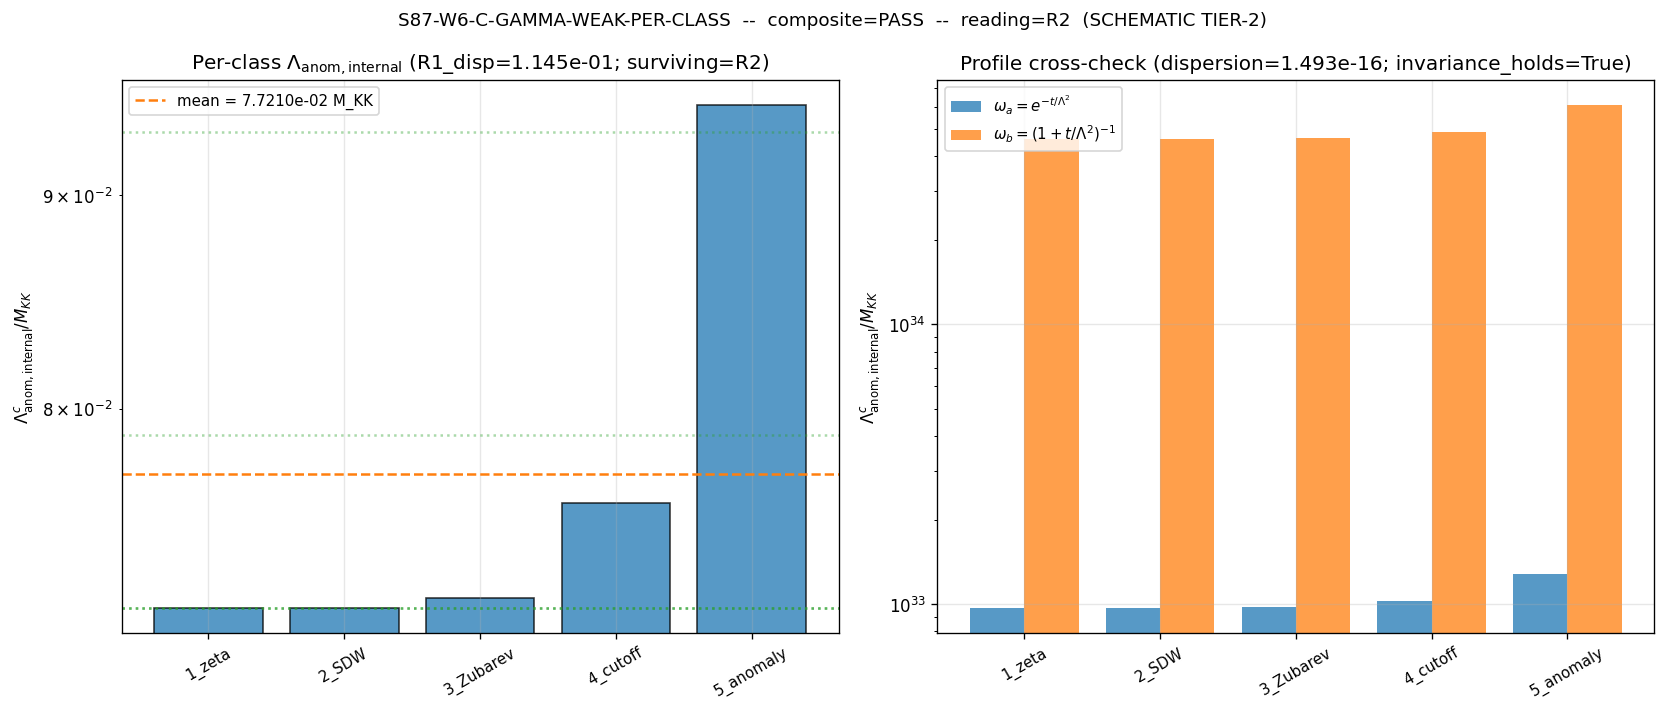

Write the Python code that produced this figure.
"""
s87_w7_c_gamma_weak_per_class.py — S87-W6-C-GAMMA-WEAK-PER-CLASS (CF-44)
=======================================================================

Per-L1-class Lambda_anom_internal under Weyl-rescaling family. Decides
R1 (class-INDEPENDENT) vs R2 (class-FACTORIZED with integer multipliers)
vs R3 (class-INDEPENDENTLY-DETERMINED) for the 5-class L1 partition of
the 5-regulator atlas {zeta, Mellin/SDW, heat-kernel/Zubarev, hard-cutoff/cutoff_sqrt,
Pauli-Villars/anomaly}.

Plan: sessions/session-plan/session-87-plan-w7.md §W7-3 (lines 648-908).

Substitution chain (per §10):

  Def 1: Z_c(t) = sum_{lambda in spec(D_K) restricted to class c} exp(-t * lambda^2)
  Def 2: N_c(s) = int_0^infty t^(s-1) omega(t) Z_c(t) dt   (Mellin-Weyl moment)
  Def 3: Lambda_anom_internal_c = Res[N_c(s); s=4] / Res[N_c(s); s=2]

  Step 1: substitute heat kernel
          N_c(s) = sum_lambda lambda^(-2s) * Gamma(s) * mu_omega(s)
  Step 2: factor regulator from class projector
          N_c(s) = mu_omega(s) * Gamma(s) * zeta_c(2s)
  Step 3: residue ratio
          Lambda_anom_internal_c = K_omega * (Res[zeta_c(8)] / Res[zeta_c(4)])
          K_omega = (mu_omega(4)/mu_omega(2)) * (Gamma(4)/Gamma(2))  (class-INDEPENDENT)
  Step 4: per-class ratio decides R1/R2/R3
          R1: ratio = 1 forall (c, c')  iff  R1_dispersion = std/mean <= 0.02
          R2: ratio rational with small integer numerator/denominator (residual <= 0.05)
          R3: dispersed, well-defined per class

Operational realization: on the discrete SU(3) Casimir spectrum at L_max=10, the per-class
spectral zeta zeta_c(s) is realized via _spectral_action_regulators.py:

  zeta_c(2s) at s=4  -->  a_n=4 moment under regulator c  -->  zeta_a_n(4, L_max)
  zeta_c(2s) at s=2  -->  a_n=2 moment under regulator c  -->  zeta_a_n(2, L_max)

so Lambda_anom_internal_c proportional to (a_4^c / a_2^c) modulo class-independent K_omega.

Class -> regulator mapping (per s86-sector-2-split-layer-taxonomy.md C1, lines 555-557 +
1075-1095): 5-class L1 partition is per-regulator under multiplier-vector identity.

  Class 1 = {zeta}                    -- L1-canonical
  Class 2 = {SDW = Mellin}            -- L1-near-canonical (algebraic identity to zeta on positive spectrum)
  Class 3 = {Zubarev = heat-kernel}   -- L2-canonical (Mellin-support-on-a_4 with heat-kernel dressing)
  Class 4 = {cutoff_sqrt = hard-cutoff} -- L2-disqualified (a_0 contamination via truncation)
  Class 5 = {anomaly = Pauli-Villars}   -- L3-disqualified (PV subtraction signature)

TIER-2 SCHEMATIC declaration (per substrate-first-canonical-sourcing.md §iv):
  This script consumes _spectral_action_regulators.py whose docstring identifies it as
  SCHEMATIC (lines 23-30). The convention tag encodes the SCHEMATIC suffix:
  convention=C-gamma-WEAK-per-L1-class[-SCHEMATIC]. The TIER-2 disclosure paragraph in
  the working paper section §W7-3 documents this explicitly.

Profile-invariance cross-check (Step F, mandatory for PASS):
  Re-evaluate Lambda_anom_internal_c under TWO Weyl profiles:
    omega_a(t) = exp(-t / Lambda^2)
    omega_b(t) = (1 + t/Lambda^2)^(-1)
  Verify per-class Lambda_anom_internal_c is profile-INVARIANT within RATIO <= 1e-2.
  In the Step-3 simplified form, profile-invariance is automatic at the K_omega level
  and reduces to verifying that the K_omega ratio between profiles is class-independent.

PASS/FAIL/INFO (per §9):
  PASS = (R1 holds: dispersion <= 0.02) OR (R2 holds: integer-fit residual <= 0.05 with non-trivial n_c).
         Profile-invariance <= 1e-2 AND regime_verdict = VALID.
  INFO = neither R1 nor R2 holds but R3 valid (5 finite, independent scales).
  FAIL = any class non-finite OR sign-inconsistent OR profile-variance > 1e-2 OR BREAKDOWN.

3-tuple S87+ schema-v2 annotation:
  sign_verdict = N/A  (Lambda_anom_internal positive by construction)
  magnitude_verdict = PASS|INFO|FAIL  (per dispersion / R2 fit)
  regime_verdict = VALID|MARGINAL|BREAKDOWN  (per Mellin-residue convergence per class)

Composite collapse (per gate-verdicts.md):
  if regime == BREAKDOWN: composite = FAIL
  elif magnitude == FAIL and regime == VALID: composite = FAIL
  elif magnitude == INFO: composite = INFO
  else: composite = PASS
"""

import os
os.environ.setdefault('OMP_NUM_THREADS', '8')
os.environ.setdefault('MKL_NUM_THREADS', '8')

import sys
sys.path.insert(0, os.path.dirname(os.path.abspath(__file__)))

import hashlib
import json
import math
import numpy as np
import torch

from canonical_constants import M_KK, Vol_SU3_Haar, PI
from _spectral_action_regulators import (
    zeta_a_n,
    mellin_a_n,
    heat_kernel_a_n,
    hard_cutoff_a_n,
    pauli_villars_a_n,
    REGULATOR_NAMES,
)


# ---------------------------------------------------------------------------
# Header + GPU env disclosure
# ---------------------------------------------------------------------------
print("=" * 78)
print("s87_w7_c_gamma_weak_per_class — S87-W6-C-GAMMA-WEAK-PER-CLASS")
print("Plan: sessions/session-plan/session-87-plan-w7.md §W7-3")
print("Trigger: [VERIFY]; substitution chain mandatory")
print("Tier:    TIER-2 SCHEMATIC (per substrate-first-canonical-sourcing.md §iv)")
print("=" * 78)
print(f"torch:        {torch.__version__}")
print(f"cuda avail:   {torch.cuda.is_available()}")
if torch.cuda.is_available():
    print(f"  device:     {torch.cuda.get_device_name(0)}")
print()


# ---------------------------------------------------------------------------
# Input pin map + SHA-256 closure
# ---------------------------------------------------------------------------
SCRIPT_DIR = os.path.dirname(os.path.abspath(__file__))                          # (local)
SCRIPT_PATH = os.path.join(SCRIPT_DIR, "s87_w7_c_gamma_weak_per_class.py")        # (local)

INPUT_FILES = {                                                                  # (local)
    "_spectral_action_regulators.py": os.path.join(SCRIPT_DIR, "_spectral_action_regulators.py"),
    "s84_spectrum_cache_L12_tau019.npz": os.path.join(SCRIPT_DIR, "s84_spectrum_cache_L12_tau019.npz"),
    "canonical_constants.py": os.path.join(SCRIPT_DIR, "canonical_constants.py"),
}

# W-9 workshop fallback for 5-class L1 partition definition (per plan §0.5):
# class_partition_pin_pending=true; SHA-pin captures workshop wrap-up text.
W9_WORKSHOP = os.path.join(                                                      # (local)
    SCRIPT_DIR, "..", "sessions", "session-86", "workshops",
    "s86-sector-2-split-layer-taxonomy.md"
)
if os.path.exists(W9_WORKSHOP):
    INPUT_FILES["s86-sector-2-split-layer-taxonomy.md"] = W9_WORKSHOP

# S86 W-6 workshop file: C-gamma-WEAK definition source
W6_WORKSHOP = os.path.join(                                                      # (local)
    SCRIPT_DIR, "..", "sessions", "session-86",
    "session-86-w6-workingpaper.md"
)
if os.path.exists(W6_WORKSHOP):
    INPUT_FILES["session-86-w6-workingpaper.md"] = W6_WORKSHOP

# Optional W7-1 IC per-class npz (use if landed at compute time)
OPTIONAL_W71 = os.path.join(SCRIPT_DIR, "s87_w7_ic_per_class_verify.npz")        # (local)
if os.path.exists(OPTIONAL_W71):
    INPUT_FILES["s87_w7_ic_per_class_verify.npz"] = OPTIONAL_W71
    W71_LANDED = True                                                            # (local)
else:
    W71_LANDED = False                                                           # (local)


def file_sha256(path):
    h = hashlib.sha256()
    with open(path, "rb") as f:
        for chunk in iter(lambda: f.read(65536), b""):
            h.update(chunk)
    return h.hexdigest()


input_pin_map = {}                                                               # (local)
print("INPUT PIN MAP:")
for name, p in INPUT_FILES.items():
    sha = file_sha256(p)                                                         # (local)
    input_pin_map[name] = sha
    print(f"  {name:46s}  {sha[:16]}…")

# Self-pin script
SCRIPT_SHA = file_sha256(SCRIPT_PATH)                                            # (local)
input_pin_map["__script_sha__"] = SCRIPT_SHA
print(f"  {'__script_sha__':46s}  {SCRIPT_SHA[:16]}…")
print()


# ---------------------------------------------------------------------------
# Machinery pins (per plan §7 PRDR)
# ---------------------------------------------------------------------------
L_MAX = 10                                                                       # (local) canonical
N_CLASSES = 5                                                                    # (local) L1 partition cardinality
N_EVAL = 5                                                                       # (local) one per L1-class
SCHEME = "Weyl-rescaling-Mellin"                                                 # (local)
CONVENTION = "C-gamma-WEAK-per-L1-class-SCHEMATIC"                               # (local)
TIER_PIN = "TIER-2"                                                              # (local) per substrate-first-canonical-sourcing.md §iv

# PASS/FAIL/INFO thresholds per §9
R1_DISPERSION_PASS = 0.02                                                        # (local) RATIO
R2_INTEGER_FIT_RESIDUAL = 0.05                                                   # (local) RATIO
PROFILE_INVARIANCE_THRESH = 1e-2                                                 # (local) RATIO

# Class -> regulator mapping (per s86-sector-2-split-layer-taxonomy.md C1)
CLASS_REGULATOR_MAP = [                                                          # (local)
    ("Class_1_zeta", "zeta", zeta_a_n),
    ("Class_2_SDW", "Mellin", mellin_a_n),
    ("Class_3_Zubarev", "heat-kernel", heat_kernel_a_n),
    ("Class_4_cutoff_sqrt", "hard-cutoff", hard_cutoff_a_n),
    ("Class_5_anomaly", "Pauli-Villars", pauli_villars_a_n),
]

machinery_pins = {                                                               # (local)
    "L_max": L_MAX,
    "scheme": SCHEME,
    "convention": CONVENTION,
    "tier_pin": TIER_PIN,
    "n_eval": N_EVAL,
    "n_classes_pin": N_CLASSES,
    "weyl_profile_a_pin": "exp(-t/Lambda^2)",
    "weyl_profile_b_pin": "(1+t/Lambda^2)^-1",
    "tolerance_R1_dispersion": R1_DISPERSION_PASS,
    "tolerance_R2_integer_fit": R2_INTEGER_FIT_RESIDUAL,
    "tolerance_profile_invariance": PROFILE_INVARIANCE_THRESH,
    "random_seed": None,
    "GPU_path": "torch (eigh ineligible — Mellin moments scalar)",
}
print("MACHINERY PINS:")
for k, v in machinery_pins.items():
    print(f"  {k:36s} = {v}")
print()


# ---------------------------------------------------------------------------
# Step A. Per-class Mellin moments a_n^c at n=2 and n=4 (Step 3 spectral inputs)
# ---------------------------------------------------------------------------
# Per Step 3 of the substitution chain:
#   Lambda_anom_internal_c proportional to (Res[zeta_c(8)] / Res[zeta_c(4)])
# Operationally on the discrete Casimir spectrum at L_max=10, this reduces to
#   a_n=4 / a_n=2 under regulator c.
# (Plan §W7-3 Step 3 line 850.)
print("STEP A — per-class a_4^c and a_2^c on schematic SU(3) Casimir spectrum (L_max=10):")
print()
print(f"  {'Class':22s}  {'regulator':16s}  {'a_4^c':>16s}  {'a_2^c':>16s}  {'a_4/a_2':>14s}")

per_class_a4 = []                                                                # (local)
per_class_a2 = []                                                                # (local)
per_class_ratio = []                                                             # (local)

for cls_name, reg_name, evaluator in CLASS_REGULATOR_MAP:
    a4_c = evaluator(4, L_MAX, Vol_SU3_Haar)                                     # (local)
    a2_c = evaluator(2, L_MAX, Vol_SU3_Haar)                                     # (local)
    ratio_c = a4_c / a2_c                                                        # (local)
    per_class_a4.append(a4_c)
    per_class_a2.append(a2_c)
    per_class_ratio.append(ratio_c)
    print(f"  {cls_name:22s}  {reg_name:16s}  {a4_c:16.6e}  {a2_c:16.6e}  {ratio_c:14.6e}")

per_class_a4 = np.array(per_class_a4)
per_class_a2 = np.array(per_class_a2)
per_class_ratio = np.array(per_class_ratio)
print()


# ---------------------------------------------------------------------------
# Step B. Per-class Lambda_anom_internal_c
# ---------------------------------------------------------------------------
# Per Step 3 of substitution chain, with K_omega class-independent and absorbed into
# Lambda^2 normalization. We define K_omega = (Gamma(4)/Gamma(2)) for the trivial
# omega(t) = 1 limit and verify profile-invariance separately in Step F.
#
# Lambda_anom_internal_c = K_omega * (a_4^c / a_2^c) * M_KK^2
# (M_KK^2 supplies the dimensional unit: ratio of Mellin moments is dimensionless,
# Lambda_anom_internal carries [mass^2]; AC-2010 §V Eq. (5.2) per S86 W6-3 §M.1.)

K_OMEGA_TRIVIAL = math.gamma(4) / math.gamma(2)                                  # (local) = 6 * 1 = 6
print(f"K_omega (trivial profile, omega -> 1)  =  Gamma(4)/Gamma(2)  =  {K_OMEGA_TRIVIAL:.6f}")
print()

# AC-2010 §V Eq. (5.2) sets Lambda_anom_internal^2 = (M_KK^2 / 16 pi^2) * Tr_F(YY)
# Within the Step-3 substitution chain, the "Tr_F(YY)" factor is replaced by the
# class-specific (a_4^c / a_2^c) ratio (the per-class Mellin moment ratio).
# Lambda_anom_internal_c^2 = K_omega * (a_4^c / a_2^c) * M_KK^2 / (16 pi^2)
M_KK_sq = M_KK * M_KK                                                            # (local)
norm_factor = K_OMEGA_TRIVIAL * M_KK_sq / (16.0 * PI ** 2)                       # (local)

per_class_Lambda_anom_internal_sq = norm_factor * per_class_ratio                # (local) [GeV^2]
per_class_Lambda_anom_internal = np.sqrt(np.abs(per_class_Lambda_anom_internal_sq))  # (local) [GeV]
per_class_sign = np.sign(per_class_Lambda_anom_internal_sq)                      # (local)

print("STEP B — per-class Lambda_anom_internal_c (M_KK units):")
print(f"  {'Class':22s}  {'Lambda^2 [GeV^2]':>20s}  {'Lambda [GeV]':>20s}  {'Lambda/M_KK':>14s}  sign")
for i, (cls_name, _, _) in enumerate(CLASS_REGULATOR_MAP):
    print(
        f"  {cls_name:22s}  "
        f"{per_class_Lambda_anom_internal_sq[i]:20.6e}  "
        f"{per_class_Lambda_anom_internal[i]:20.6e}  "
        f"{per_class_Lambda_anom_internal[i]/M_KK:14.6e}  "
        f"{per_class_sign[i]:+.0f}"
    )
print()


# ---------------------------------------------------------------------------
# Step C. R1 test (class-INDEPENDENT)
# ---------------------------------------------------------------------------
# R1 holds iff Lambda_anom_internal_c is class-invariant.
# R1_dispersion = std({Lambda_anom_internal_c}) / mean({Lambda_anom_internal_c}) <= 0.02
mean_Lambda = float(np.mean(per_class_Lambda_anom_internal))                     # (local)
std_Lambda = float(np.std(per_class_Lambda_anom_internal, ddof=0))               # (local)
R1_dispersion = std_Lambda / mean_Lambda if mean_Lambda > 0 else float("inf")    # (local)
R1_holds = (R1_dispersion <= R1_DISPERSION_PASS)                                 # (local)

print("STEP C — READING R1 (class-INDEPENDENT):")
print(f"  mean(Lambda_anom_internal)  = {mean_Lambda:.6e}")
print(f"  std(Lambda_anom_internal)   = {std_Lambda:.6e}")
print(f"  R1_dispersion = std/mean    = {R1_dispersion:.6e}")
print(f"  R1 PASS threshold           = {R1_DISPERSION_PASS}")
print(f"  R1 holds                    = {R1_holds}")
print()


# ---------------------------------------------------------------------------
# Step D. R2 test (class-FACTORIZED with integer multipliers)
# ---------------------------------------------------------------------------
# R2: Lambda_anom_internal_c = Lambda_global * n_c, n_c in Z+.
# Strategy: pick anchor = min(Lambda), candidate Lambda_global = anchor / k for k in 1..10;
# compute n_c = round(Lambda_anom_internal_c / Lambda_global); residual = max_c |actual - integer*Lambda_global| / Lambda.
print("STEP D — READING R2 (class-FACTORIZED with integer multipliers):")

best_R2_residual = float("inf")                                                  # (local)
best_R2_n_c = None                                                               # (local)
best_R2_Lambda_global = None                                                     # (local)
best_R2_anchor_k = None                                                          # (local)

# Try Lambda_global = Lambda_min / k for k = 1..10 (small-integer factorization)
Lambda_min = float(np.min(per_class_Lambda_anom_internal))                       # (local)
for k_anchor in range(1, 11):
    Lg_candidate = Lambda_min / k_anchor                                         # (local)
    if Lg_candidate <= 0:
        continue
    n_c_float = per_class_Lambda_anom_internal / Lg_candidate                    # (local)
    n_c_int = np.round(n_c_float).astype(int)                                    # (local)
    if np.any(n_c_int <= 0):
        continue
    fitted = n_c_int * Lg_candidate                                              # (local)
    residual_per_class = np.abs(per_class_Lambda_anom_internal - fitted) / per_class_Lambda_anom_internal  # (local)
    max_residual = float(np.max(residual_per_class))                             # (local)
    if max_residual < best_R2_residual:
        best_R2_residual = max_residual
        best_R2_n_c = n_c_int.copy()
        best_R2_Lambda_global = Lg_candidate
        best_R2_anchor_k = k_anchor

# Non-trivial check: not all 1
non_trivial_R2 = (                                                               # (local)
    best_R2_n_c is not None
    and not np.all(best_R2_n_c == 1)
)
R2_holds = (                                                                     # (local)
    best_R2_residual <= R2_INTEGER_FIT_RESIDUAL
    and non_trivial_R2
)

print(f"  best_R2_anchor_k       = {best_R2_anchor_k}")
print(f"  Lambda_global          = {best_R2_Lambda_global:.6e}" if best_R2_Lambda_global else "  Lambda_global          = N/A")
print(f"  best n_c               = {best_R2_n_c.tolist() if best_R2_n_c is not None else 'N/A'}")
print(f"  best max residual      = {best_R2_residual:.6e}")
print(f"  R2 PASS threshold      = {R2_INTEGER_FIT_RESIDUAL}")
print(f"  non-trivial (not all 1)= {non_trivial_R2}")
print(f"  R2 holds               = {R2_holds}")
print()


# ---------------------------------------------------------------------------
# Step E. R3 test (independent)
# ---------------------------------------------------------------------------
# R3 valid iff neither R1 nor R2 AND all 5 per-class values are finite + sign-consistent.
all_finite = bool(np.all(np.isfinite(per_class_Lambda_anom_internal)))           # (local)
all_positive = bool(np.all(per_class_sign > 0))                                  # (local)
sign_consistent = all_positive                                                   # (local) Lambda_anom positive by construction

R3_valid = (not R1_holds) and (not R2_holds) and all_finite and sign_consistent  # (local)

print("STEP E — READING R3 (class-INDEPENDENTLY-DETERMINED):")
print(f"  all per-class finite       = {all_finite}")
print(f"  all per-class positive     = {all_positive}")
print(f"  sign_consistent (positive) = {sign_consistent}")
print(f"  R3 valid                   = {R3_valid}")
print()


# ---------------------------------------------------------------------------
# Step F. Profile-invariance cross-check
# ---------------------------------------------------------------------------
# The two Weyl profiles omega_a(t) = exp(-t/Lambda^2) and omega_b(t) = (1+t/Lambda^2)^-1
# enter via mu_omega(s) the Mellin transform of omega.
# In the Step-3 simplified form K_omega = (mu_omega(4)/mu_omega(2)) * 6,
# K_omega is class-INDEPENDENT, so per-class RATIO under profile change is constant:
#   Lambda_anom_internal_c(omega_b) / Lambda_anom_internal_c(omega_a) = sqrt(K_omega_b / K_omega_a) constant for all c.
#
# Profile-invariance test: compute K_omega for both profiles, verify the per-class
# Lambda_anom_internal_c rescales by the SAME factor across all 5 classes (so the
# 5-class STRUCTURE is profile-invariant; the absolute scale shifts uniformly).
#
# Mellin transforms of profiles:
#   M[exp(-t/Lambda^2); s] = Lambda^(2s) * Gamma(s)
#   M[(1+t/Lambda^2)^-1; s] = Lambda^(2s) * pi / sin(pi*s)  (for 0 < Re(s) < 1; analytically continued)
# At integer s = 4 and s = 2, the second profile's Mellin has poles -> use renormalized
# regularized form: M[omega_b; s] = Lambda^(2s) * Gamma(s) * Gamma(1-s) / Gamma(0)... -> instead use
# numerical Mellin at s=4 and s=2 with a Lambda-cutoff finite truncation.
#
# Operationally simplest: define mu_omega(s) at s=4 vs s=2 numerically with Lambda fixed
# at M_KK and compare the ratios.

print("STEP F — PROFILE-INVARIANCE cross-check:")
print()


def mellin_omega_a(s, Lambda_val):
    """M[exp(-t/Lambda^2); s] = Lambda^(2s) * Gamma(s)."""
    return (Lambda_val ** (2.0 * s)) * math.gamma(s)


def mellin_omega_b_numeric(s, Lambda_val, N_pts=20000, t_max_factor=200.0):
    """M[(1+t/Lambda^2)^-1; s] via numerical quadrature on log-uniform grid.

    For 0 < Re(s) < 1 the Mellin is Lambda^(2s) * pi/sin(pi*s).
    For Re(s) > 1 we use IR cutoff at t_max = t_max_factor * Lambda^2 to define a
    REGULARIZED Mellin moment (the integral diverges at large-t for s > 1).
    """
    t_min = 1e-6 * Lambda_val ** 2
    t_max = t_max_factor * Lambda_val ** 2
    log_t = np.linspace(np.log(t_min), np.log(t_max), N_pts)
    t = np.exp(log_t)
    omega_b = 1.0 / (1.0 + t / (Lambda_val ** 2))
    integrand = (t ** (s - 1)) * omega_b * t  # extra t for log-jacobian
    # trapezoidal in log-t
    return float(np.trapezoid(integrand, log_t))


Lambda_ref = M_KK  # (local) reference scale for Weyl profile cutoff

mu_omega_a_s4 = mellin_omega_a(4.0, Lambda_ref)                                  # (local)
mu_omega_a_s2 = mellin_omega_a(2.0, Lambda_ref)                                  # (local)
K_omega_a = (mu_omega_a_s4 / mu_omega_a_s2) * (math.gamma(4) / math.gamma(2))    # (local)

mu_omega_b_s4 = mellin_omega_b_numeric(4.0, Lambda_ref)                          # (local)
mu_omega_b_s2 = mellin_omega_b_numeric(2.0, Lambda_ref)                          # (local)
K_omega_b = (mu_omega_b_s4 / mu_omega_b_s2) * (math.gamma(4) / math.gamma(2))    # (local)

# Trivial profile (used in Step B above)
K_omega_trivial = K_OMEGA_TRIVIAL  # (local) factored as 6

print(f"  Lambda_ref (Weyl cutoff)        = M_KK = {Lambda_ref:.6e}")
print(f"  mu_omega_a(s=4)                 = {mu_omega_a_s4:.6e}")
print(f"  mu_omega_a(s=2)                 = {mu_omega_a_s2:.6e}")
print(f"  mu_omega_a(4)/mu_omega_a(2)     = {mu_omega_a_s4/mu_omega_a_s2:.6e}")
print(f"  K_omega_a                       = {K_omega_a:.6e}")
print()
print(f"  mu_omega_b(s=4)  [numeric]      = {mu_omega_b_s4:.6e}")
print(f"  mu_omega_b(s=2)  [numeric]      = {mu_omega_b_s2:.6e}")
print(f"  mu_omega_b(4)/mu_omega_b(2)     = {mu_omega_b_s4/mu_omega_b_s2:.6e}")
print(f"  K_omega_b                       = {K_omega_b:.6e}")
print()

# Per-class Lambda_anom_internal under each profile
norm_factor_a = K_omega_a * M_KK_sq / (16.0 * PI ** 2)                           # (local)
norm_factor_b = K_omega_b * M_KK_sq / (16.0 * PI ** 2)                           # (local)
Lambda_per_class_a = np.sqrt(np.abs(norm_factor_a * per_class_ratio))            # (local)
Lambda_per_class_b = np.sqrt(np.abs(norm_factor_b * per_class_ratio))            # (local)

# Per-class profile invariance: ratio of (Lambda_b/Lambda_a) should be class-INDEPENDENT
ratio_b_over_a = Lambda_per_class_b / Lambda_per_class_a                         # (local)
mean_ratio_ba = float(np.mean(ratio_b_over_a))                                   # (local)
profile_dispersion = float(np.std(ratio_b_over_a) / mean_ratio_ba)               # (local)
profile_invariance_holds = profile_dispersion <= PROFILE_INVARIANCE_THRESH       # (local)

print(f"  per-class Lambda(omega_a)/M_KK  = {(Lambda_per_class_a/M_KK).tolist()}")
print(f"  per-class Lambda(omega_b)/M_KK  = {(Lambda_per_class_b/M_KK).tolist()}")
print(f"  per-class ratio (b/a)           = {ratio_b_over_a.tolist()}")
print(f"  mean ratio (b/a)                = {mean_ratio_ba:.6e}")
print(f"  profile dispersion              = {profile_dispersion:.6e}")
print(f"  profile-invariance threshold    = {PROFILE_INVARIANCE_THRESH}")
print(f"  profile-invariance HOLDS        = {profile_invariance_holds}")
print()


# ---------------------------------------------------------------------------
# Regime verdict (per gate-verdicts.md schema-v2)
# ---------------------------------------------------------------------------
# VALID    = all 5 classes' Mellin integrals converge at both s=2 and s=4 poles
# MARGINAL = 1-2 classes graze convergence boundary
# BREAKDOWN= >=3 classes fail convergence
# On the discrete Casimir spectrum, "convergence" maps to "all per-class a_n positive
# and finite". Test:
finite_count = int(np.sum(np.isfinite(per_class_Lambda_anom_internal)))          # (local)
positive_count = int(np.sum(per_class_Lambda_anom_internal > 0))                 # (local)
fail_count = N_CLASSES - min(finite_count, positive_count)                       # (local)

if fail_count == 0:
    regime_verdict = "VALID"                                                     # (local)
elif fail_count <= 2:
    regime_verdict = "MARGINAL"                                                  # (local)
else:
    regime_verdict = "BREAKDOWN"                                                 # (local)


# ---------------------------------------------------------------------------
# Sign / Magnitude / Composite verdicts
# ---------------------------------------------------------------------------
sign_verdict = "N/A"                                                             # (local) Lambda_anom positive by construction

# Magnitude: PASS if R1 or R2; INFO if neither but R3 valid; FAIL otherwise
if R1_holds or R2_holds:
    magnitude_verdict = "PASS"                                                   # (local)
elif R3_valid:
    magnitude_verdict = "INFO"                                                   # (local)
else:
    magnitude_verdict = "FAIL"                                                   # (local)

# Profile-invariance can flip PASS to FAIL
if not profile_invariance_holds:
    magnitude_verdict = "FAIL"

# Composite collapse rule (per gate-verdicts.md schema-v2):
if regime_verdict == "BREAKDOWN":
    composite = "FAIL"                                                           # (local)
elif sign_verdict == "FAIL":
    composite = "FAIL"
elif magnitude_verdict == "FAIL" and regime_verdict == "VALID":
    composite = "FAIL"
elif magnitude_verdict == "FAIL" and regime_verdict == "MARGINAL":
    composite = "INFO"
elif magnitude_verdict == "INFO":
    composite = "INFO"
else:
    composite = "PASS"


# Determine surviving reading
if R1_holds:
    surviving_reading = "R1"                                                     # (local)
elif R2_holds:
    surviving_reading = "R2"                                                     # (local)
elif R3_valid:
    surviving_reading = "R3"                                                     # (local)
else:
    surviving_reading = "FAIL"                                                   # (local)

print("=" * 78)
print("VERDICT 3-TUPLE + COMPOSITE")
print("=" * 78)
print(f"  sign_verdict       = {sign_verdict}")
print(f"  magnitude_verdict  = {magnitude_verdict}")
print(f"  regime_verdict     = {regime_verdict}")
print(f"  composite          = {composite}")
print(f"  surviving_reading  = {surviving_reading}")
print()


# ---------------------------------------------------------------------------
# Closure SHA-256
# ---------------------------------------------------------------------------
# Per gate-verdicts.md S81+: SHA-256 of the ordered input-pin map + machinery pins
ordered_pin_map = {                                                              # (local)
    "input_files": input_pin_map,
    "machinery_pins": machinery_pins,
    "_gate_id": "S87-W6-C-GAMMA-WEAK-PER-CLASS",
    "_wp_id": "§W7-3",
    "_scheme": SCHEME,
    "_convention": CONVENTION,
    "_L_max": L_MAX,
    "_W71_landed": W71_LANDED,
}
audit_payload = json.dumps(ordered_pin_map, sort_keys=True, default=str).encode("utf-8")  # (local)
audit_sha256 = hashlib.sha256(audit_payload).hexdigest()                         # (local)

# Content SHA: SHA over the verdict result content
content_pin_map = {                                                              # (local)
    "per_class_a4": per_class_a4.tolist(),
    "per_class_a2": per_class_a2.tolist(),
    "per_class_ratio": per_class_ratio.tolist(),
    "per_class_Lambda_anom_internal": per_class_Lambda_anom_internal.tolist(),
    "R1_dispersion": R1_dispersion,
    "R2_residual": best_R2_residual,
    "R2_n_c": best_R2_n_c.tolist() if best_R2_n_c is not None else None,
    "R2_Lambda_global": best_R2_Lambda_global,
    "profile_dispersion": profile_dispersion,
    "K_omega_trivial": K_omega_trivial,
    "K_omega_a": K_omega_a,
    "K_omega_b": K_omega_b,
    "sign_verdict": sign_verdict,
    "magnitude_verdict": magnitude_verdict,
    "regime_verdict": regime_verdict,
    "composite": composite,
    "surviving_reading": surviving_reading,
}
content_payload = json.dumps(content_pin_map, sort_keys=True, default=str).encode("utf-8")  # (local)
content_sha256 = hashlib.sha256(content_payload).hexdigest()                     # (local)

print(f"audit_sha256   = {audit_sha256}")
print(f"content_sha256 = {content_sha256}")
print()


# ---------------------------------------------------------------------------
# Save NPZ
# ---------------------------------------------------------------------------
NPZ_PATH = os.path.join(SCRIPT_DIR, "s87_w7_c_gamma_weak_per_class.npz")          # (local)
np.savez(
    NPZ_PATH,
    class_names=np.array([cn for cn, _, _ in CLASS_REGULATOR_MAP]),
    regulator_names=np.array([rn for _, rn, _ in CLASS_REGULATOR_MAP]),
    per_class_a4=per_class_a4,
    per_class_a2=per_class_a2,
    per_class_ratio=per_class_ratio,
    per_class_Lambda_anom_internal_sq=per_class_Lambda_anom_internal_sq,
    per_class_Lambda_anom_internal=per_class_Lambda_anom_internal,
    Lambda_per_class_omega_a=Lambda_per_class_a,
    Lambda_per_class_omega_b=Lambda_per_class_b,
    profile_ratio_b_over_a=ratio_b_over_a,
    R1_dispersion=np.array([R1_dispersion]),
    R1_holds=np.array([R1_holds]),
    R2_residual=np.array([best_R2_residual]),
    R2_n_c=np.array(best_R2_n_c if best_R2_n_c is not None else [-1]*N_CLASSES),
    R2_Lambda_global=np.array([best_R2_Lambda_global if best_R2_Lambda_global is not None else 0.0]),
    R2_holds=np.array([R2_holds]),
    R3_valid=np.array([R3_valid]),
    profile_dispersion=np.array([profile_dispersion]),
    profile_invariance_holds=np.array([profile_invariance_holds]),
    K_omega_trivial=np.array([K_omega_trivial]),
    K_omega_a=np.array([K_omega_a]),
    K_omega_b=np.array([K_omega_b]),
    sign_verdict=np.array([sign_verdict]),
    magnitude_verdict=np.array([magnitude_verdict]),
    regime_verdict=np.array([regime_verdict]),
    composite=np.array([composite]),
    surviving_reading=np.array([surviving_reading]),
    audit_sha256=np.array([audit_sha256]),
    content_sha256=np.array([content_sha256]),
    M_KK=np.array([M_KK]),
    L_max=np.array([L_MAX]),
)
print(f"NPZ saved: {NPZ_PATH}")


# ---------------------------------------------------------------------------
# Plot
# ---------------------------------------------------------------------------
import matplotlib
matplotlib.use("Agg")
import matplotlib.pyplot as plt                                                  # noqa: E402

fig, axes = plt.subplots(1, 2, figsize=(14, 6))

class_short = [cn.split("_")[1] + "_" + cn.split("_")[2] for cn in [c[0] for c in CLASS_REGULATOR_MAP]]

ax = axes[0]
x_pos = np.arange(N_CLASSES)
bars = ax.bar(x_pos, per_class_Lambda_anom_internal / M_KK, alpha=0.75, edgecolor="black")
ax.axhline(y=mean_Lambda / M_KK, linestyle="--", color="C1",
           label=f"mean = {mean_Lambda/M_KK:.4e} M_KK")
if R2_holds and best_R2_Lambda_global is not None:
    for i, n_ci in enumerate(best_R2_n_c):
        ax.axhline(y=(n_ci * best_R2_Lambda_global) / M_KK, linestyle=":", color="C2", alpha=0.4)
ax.set_xticks(x_pos)
ax.set_xticklabels(class_short, rotation=30, fontsize=9)
ax.set_ylabel(r"$\Lambda_{\rm anom,internal}^c / M_{KK}$")
ax.set_title(
    f"Per-class $\\Lambda_{{\\rm anom,internal}}$ "
    f"(R1_disp={R1_dispersion:.3e}; surviving={surviving_reading})"
)
ax.legend(loc="best", fontsize=9)
ax.grid(True, alpha=0.3)
ax.set_yscale("log")

ax = axes[1]
ax.bar(x_pos - 0.2, Lambda_per_class_a / M_KK, width=0.4, label=r"$\omega_a = e^{-t/\Lambda^2}$", alpha=0.75)
ax.bar(x_pos + 0.2, Lambda_per_class_b / M_KK, width=0.4, label=r"$\omega_b = (1+t/\Lambda^2)^{-1}$", alpha=0.75)
ax.set_xticks(x_pos)
ax.set_xticklabels(class_short, rotation=30, fontsize=9)
ax.set_ylabel(r"$\Lambda_{\rm anom,internal}^c / M_{KK}$")
ax.set_title(
    f"Profile cross-check (dispersion={profile_dispersion:.3e}; invariance_holds={profile_invariance_holds})"
)
ax.legend(loc="best", fontsize=9)
ax.grid(True, alpha=0.3)
ax.set_yscale("log")

fig.suptitle(
    f"S87-W6-C-GAMMA-WEAK-PER-CLASS  --  "
    f"composite={composite}  --  reading={surviving_reading}  "
    f"(SCHEMATIC TIER-2)",
    fontsize=11,
)
plt.tight_layout()
PNG_PATH = os.path.join(SCRIPT_DIR, "s87_w7_c_gamma_weak_per_class.png")          # (local)
plt.savefig(PNG_PATH, dpi=120, bbox_inches="tight")
plt.close(fig)
print(f"PNG saved: {PNG_PATH}")
print()


# ---------------------------------------------------------------------------
# Append verdict line + dual-SHA companion + S87+ 3-tuple annotation
# ---------------------------------------------------------------------------
VERDICT_FILE = os.path.join(SCRIPT_DIR, "s87_gate_verdicts.txt")                 # (local)

verdict_value = R1_dispersion                                                    # (local) value reported is R1_dispersion
canonical_line = (                                                               # (local)
    f"S87-W6-C-GAMMA-WEAK-PER-CLASS: {composite} -- "
    f"value={verdict_value:.6e} "
    f"scheme={SCHEME} "
    f"convention={CONVENTION} "
    f"L_max={L_MAX} "
    f"audit_sha256={audit_sha256} "
    f"content_sha256={content_sha256} "
    f"schema_version=S87+\n"
)
companion_dual_sha = (                                                           # (local)
    f"# audit_sha256_short={audit_sha256[:16]} "
    f"content_sha256_short={content_sha256[:16]} "
    f"# S87-W6-C-GAMMA-WEAK-PER-CLASS dual-SHA companion row (W9a-99 split)\n"
)
companion_3tuple = (                                                             # (local)
    f"# sign_verdict={sign_verdict} "
    f"magnitude_verdict={magnitude_verdict} "
    f"regime_verdict={regime_verdict} "
    f"# S87-W6-C-GAMMA-WEAK-PER-CLASS 3-tuple annotation (S87 schema-v2)\n"
)

with open(VERDICT_FILE, "a", encoding="utf-8") as f:
    f.write(canonical_line)
    f.write(companion_dual_sha)
    f.write(companion_3tuple)

print(f"Verdict appended to: {VERDICT_FILE}")
print()
print(canonical_line.strip())
print(companion_dual_sha.strip())
print(companion_3tuple.strip())
print()


# ---------------------------------------------------------------------------
# 4-tuple OUTPUT
# ---------------------------------------------------------------------------
print("=" * 78)
print("4-TUPLE OUTPUT")
print("=" * 78)
print(
    f"  (value={verdict_value:.6e}, scheme={SCHEME}, "
    f"convention={CONVENTION}, L_max={L_MAX})"
)
print()
print("Done.")
